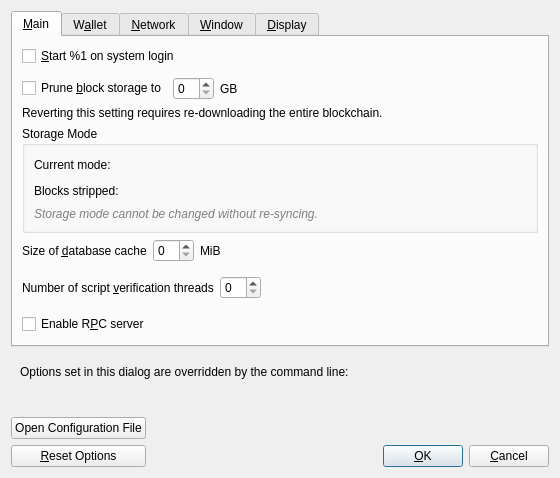
<?xml version="1.0" encoding="UTF-8"?>
<ui version="4.0">
 <class>OptionsDialog</class>
 <widget class="QDialog" name="OptionsDialog">
  <property name="geometry">
   <rect>
    <x>0</x>
    <y>0</y>
    <width>560</width>
    <height>440</height>
   </rect>
  </property>
  <property name="windowTitle">
   <string>Options</string>
  </property>
  <property name="modal">
   <bool>true</bool>
  </property>
  <layout class="QVBoxLayout" name="verticalLayout">
   <item>
    <widget class="QTabWidget" name="tabWidget">
     <property name="currentIndex">
      <number>0</number>
     </property>
     <widget class="QWidget" name="tabMain">
      <attribute name="title">
       <string>&amp;Main</string>
      </attribute>
      <layout class="QVBoxLayout" name="verticalLayout_Main">
       <item>
        <widget class="QCheckBox" name="bitcoinAtStartup">
         <property name="toolTip">
          <string>Automatically start %1 after logging in to the system.</string>
         </property>
         <property name="text">
          <string>&amp;Start %1 on system login</string>
         </property>
        </widget>
       </item>
       <item>
        <spacer name="horizontalSpacer_0_Main">
         <property name="orientation">
          <enum>Qt::Horizontal</enum>
         </property>
         <property name="sizeHint" stdset="0">
          <size>
           <width>40</width>
           <height>5</height>
          </size>
         </property>
        </spacer>
       </item>
       <item>
        <layout class="QHBoxLayout" name="horizontalLayout_Main_Prune">
         <item>
          <widget class="QCheckBox" name="prune">
           <property name="toolTip">
            <string>Enabling pruning significantly reduces the disk space required to store transactions. All blocks are still fully validated. Reverting this setting requires re-downloading the entire blockchain.</string>
           </property>
           <property name="text">
            <string>Prune &amp;block storage to</string>
           </property>
          </widget>
         </item>
         <item>
          <widget class="QSpinBox" name="pruneSize"/>
         </item>
         <item>
          <widget class="QLabel" name="pruneSizeUnitLabel">
           <property name="text">
            <string>GB</string>
           </property>
           <property name="textFormat">
            <enum>Qt::PlainText</enum>
           </property>
          </widget>
         </item>
         <item>
          <spacer name="horizontalSpacer_Main_Prune">
           <property name="orientation">
            <enum>Qt::Horizontal</enum>
           </property>
           <property name="sizeHint" stdset="0">
            <size>
             <width>40</width>
             <height>20</height>
            </size>
           </property>
          </spacer>
         </item>
        </layout>
       </item>
       <item>
        <widget class="QLabel" name="pruneWarning">
         <property name="text">
          <string>Reverting this setting requires re-downloading the entire blockchain.</string>
         </property>
         <property name="textFormat">
          <enum>Qt::PlainText</enum>
         </property>
        </widget>
       </item>
       <item>
        <widget class="QGroupBox" name="groupBoxHaze">
         <property name="title">
          <string>Storage Mode</string>
         </property>
         <layout class="QVBoxLayout" name="verticalLayout_Haze">
          <item>
           <layout class="QHBoxLayout" name="horizontalLayout_Haze_Mode">
            <item>
             <widget class="QLabel" name="hazeModeLabel">
              <property name="text">
               <string>Current mode:</string>
              </property>
              <property name="textFormat">
               <enum>Qt::PlainText</enum>
              </property>
             </widget>
            </item>
            <item>
             <widget class="QLabel" name="hazeModeValue">
              <property name="text">
               <string/>
              </property>
              <property name="textFormat">
               <enum>Qt::PlainText</enum>
              </property>
              <property name="font">
               <font>
                <weight>75</weight>
                <bold>true</bold>
               </font>
              </property>
             </widget>
            </item>
            <item>
             <spacer name="horizontalSpacer_Haze_Mode">
              <property name="orientation">
               <enum>Qt::Horizontal</enum>
              </property>
              <property name="sizeHint" stdset="0">
               <size>
                <width>40</width>
                <height>20</height>
               </size>
              </property>
             </spacer>
            </item>
           </layout>
          </item>
          <item>
           <layout class="QHBoxLayout" name="horizontalLayout_Haze_Stats">
            <item>
             <widget class="QLabel" name="hazeStatsLabel">
              <property name="text">
               <string>Blocks stripped:</string>
              </property>
              <property name="textFormat">
               <enum>Qt::PlainText</enum>
              </property>
             </widget>
            </item>
            <item>
             <widget class="QLabel" name="hazeStatsValue">
              <property name="text">
               <string/>
              </property>
              <property name="textFormat">
               <enum>Qt::PlainText</enum>
              </property>
             </widget>
            </item>
            <item>
             <spacer name="horizontalSpacer_Haze_Stats">
              <property name="orientation">
               <enum>Qt::Horizontal</enum>
              </property>
              <property name="sizeHint" stdset="0">
               <size>
                <width>40</width>
                <height>20</height>
               </size>
              </property>
             </spacer>
            </item>
           </layout>
          </item>
          <item>
           <widget class="QLabel" name="hazeInfoLabel">
            <property name="text">
             <string>Storage mode cannot be changed without re-syncing.</string>
            </property>
            <property name="textFormat">
             <enum>Qt::PlainText</enum>
            </property>
            <property name="styleSheet">
             <string notr="true">QLabel { color: gray; font-style: italic; }</string>
            </property>
           </widget>
          </item>
         </layout>
        </widget>
       </item>
       <item>
        <layout class="QHBoxLayout" name="horizontalLayout_2_Main">
         <item>
          <widget class="QLabel" name="databaseCacheLabel">
           <property name="toolTip">
            <string extracomment="Tooltip text for Options window setting that sets the size of the database cache. Explains the corresponding effects of increasing/decreasing this value.">Maximum database cache size. Make sure you have enough RAM. A larger cache can contribute to faster sync, after which the benefit is less pronounced for most use cases. Lowering the cache size will reduce memory usage. Unused mempool memory is shared for this cache.</string>
           </property>
           <property name="text">
            <string>Size of &amp;database cache</string>
           </property>
           <property name="textFormat">
            <enum>Qt::PlainText</enum>
           </property>
           <property name="buddy">
            <cstring>databaseCache</cstring>
           </property>
          </widget>
         </item>
         <item>
          <widget class="QSpinBox" name="databaseCache"/>
         </item>
         <item>
          <widget class="QLabel" name="databaseCacheUnitLabel">
           <property name="text">
            <string>MiB</string>
           </property>
           <property name="textFormat">
            <enum>Qt::PlainText</enum>
           </property>
          </widget>
         </item>
         <item>
          <spacer name="horizontalSpacer_2_Main">
           <property name="orientation">
            <enum>Qt::Horizontal</enum>
           </property>
           <property name="sizeHint" stdset="0">
            <size>
             <width>40</width>
             <height>20</height>
            </size>
           </property>
          </spacer>
         </item>
        </layout>
       </item>
       <item>
        <layout class="QHBoxLayout" name="horizontalLayout_Main_VerifyLabel">
         <item>
          <widget class="QLabel" name="threadsScriptVerifLabel">
           <property name="toolTip">
            <string extracomment="Tooltip text for Options window setting that sets the number of script verification threads. Explains that negative values mean to leave these many cores free to the system.">Set the number of script verification threads. Negative values correspond to the number of cores you want to leave free to the system.</string>
           </property>
           <property name="text">
            <string>Number of script &amp;verification threads</string>
           </property>
           <property name="textFormat">
            <enum>Qt::PlainText</enum>
           </property>
           <property name="buddy">
            <cstring>threadsScriptVerif</cstring>
           </property>
          </widget>
         </item>
         <item>
          <widget class="QSpinBox" name="threadsScriptVerif">
           <property name="toolTip">
            <string>(0 = auto, &lt;0 = leave that many cores free)</string>
           </property>
          </widget>
         </item>
         <item>
          <spacer name="horizontalSpacer_Main_Threads">
           <property name="orientation">
            <enum>Qt::Horizontal</enum>
           </property>
           <property name="sizeHint" stdset="0">
            <size>
             <width>40</width>
             <height>40</height>
            </size>
           </property>
          </spacer>
         </item>
        </layout>
       </item>
       <item>
        <widget class="QCheckBox" name="enableServer">
         <property name="toolTip">
          <string extracomment="Tooltip text for Options window setting that enables the RPC server.">This allows you or a third party tool to communicate with the node through command-line and JSON-RPC commands.</string>
         </property>
         <property name="text">
          <string extracomment="An Options window setting to enable the RPC server.">Enable R&amp;PC server</string>
         </property>
        </widget>
       </item>
       <item>
        <spacer name="verticalSpacer_Main">
         <property name="orientation">
          <enum>Qt::Vertical</enum>
         </property>
         <property name="sizeHint" stdset="0">
          <size>
           <width>20</width>
           <height>40</height>
          </size>
         </property>
        </spacer>
       </item>
      </layout>
     </widget>
     <widget class="QWidget" name="tabWallet">
      <attribute name="title">
       <string>W&amp;allet</string>
      </attribute>
      <layout class="QVBoxLayout" name="verticalLayout_Wallet">
       <item>
        <widget class="QCheckBox" name="subFeeFromAmount">
         <property name="toolTip">
          <string extracomment="Tooltip text for Options window setting that sets subtracting the fee from a sending amount as default.">Whether to set subtract fee from amount as default or not.</string>
         </property>
         <property name="text">
          <string extracomment="An Options window setting to set subtracting the fee from a sending amount as default.">Subtract &amp;fee from amount by default</string>
         </property>
        </widget>
       </item>
       <item>
        <widget class="QGroupBox" name="groupBox">
         <property name="title">
          <string>Expert</string>
         </property>
         <layout class="QVBoxLayout" name="verticalLayout_2">
          <item>
           <widget class="QCheckBox" name="coinControlFeatures">
            <property name="toolTip">
             <string>Whether to show coin control features or not.</string>
            </property>
            <property name="text">
             <string>Enable coin &amp;control features</string>
            </property>
           </widget>
          </item>
          <item>
           <widget class="QCheckBox" name="spendZeroConfChange">
            <property name="toolTip">
             <string>If you disable the spending of unconfirmed change, the change from a transaction cannot be used until that transaction has at least one confirmation. This also affects how your balance is computed.</string>
            </property>
            <property name="text">
             <string>&amp;Spend unconfirmed change</string>
            </property>
           </widget>
          </item>
          <item>
           <widget class="QCheckBox" name="m_enable_psbt_controls">
            <property name="text">
             <string extracomment="An options window setting to enable PSBT controls.">Enable &amp;PSBT controls</string>
            </property>
            <property name="toolTip">
             <string extracomment="Tooltip text for options window setting that enables PSBT controls.">Whether to show PSBT controls.</string>
            </property>
           </widget>
          </item>
         </layout>
        </widget>
       </item>
       <item>
        <widget class="QGroupBox" name="groupBoxHww">
         <property name="title">
          <string>External Signer (e.g. hardware wallet)</string>
         </property>
         <layout class="QVBoxLayout" name="verticalLayoutHww">
          <item>
           <layout class="QHBoxLayout" name="horizontalLayoutHww">
            <item>
             <widget class="QLabel" name="externalSignerPathLabel">
              <property name="text">
               <string>&amp;External signer script path</string>
              </property>
              <property name="buddy">
               <cstring>externalSignerPath</cstring>
              </property>
             </widget>
            </item>
            <item>
             <widget class="QLineEdit" name="externalSignerPath">
              <property name="toolTip">
               <string>Full path to a %1 compatible script (e.g. C:\Downloads\hwi.exe or /Users/you/Downloads/hwi.py). Beware: malware can steal your coins!</string>
              </property>
             </widget>
            </item>
           </layout>
          </item>
         </layout>
        </widget>
       </item>
       <item>
        <spacer name="verticalSpacer_Wallet">
         <property name="orientation">
          <enum>Qt::Vertical</enum>
         </property>
         <property name="sizeHint" stdset="0">
          <size>
           <width>20</width>
           <height>40</height>
          </size>
         </property>
        </spacer>
       </item>
      </layout>
     </widget>
     <widget class="QWidget" name="tabNetwork">
      <attribute name="title">
       <string>&amp;Network</string>
      </attribute>
      <layout class="QVBoxLayout" name="verticalLayout_Network">
       <item>
        <widget class="QCheckBox" name="mapPortNatpmp">
         <property name="toolTip">
          <string>Automatically open the Bitcoin client port on the router. This only works when your router supports PCP or NAT-PMP and it is enabled. The external port could be random.</string>
         </property>
         <property name="text">
          <string>Map port using PCP or NA&amp;T-PMP</string>
         </property>
        </widget>
       </item>
       <item>
        <widget class="QCheckBox" name="allowIncoming">
         <property name="toolTip">
          <string>Accept connections from outside.</string>
         </property>
         <property name="text">
          <string>Allow incomin&amp;g connections</string>
         </property>
        </widget>
       </item>
       <item>
        <widget class="QCheckBox" name="connectSocks">
         <property name="toolTip">
          <string>Connect to the Bitcoin network through a SOCKS5 proxy.</string>
         </property>
         <property name="text">
          <string>&amp;Connect through SOCKS5 proxy (default proxy):</string>
         </property>
        </widget>
       </item>
       <item>
        <layout class="QHBoxLayout" name="horizontalLayout_1_Network">
         <item>
          <widget class="QLabel" name="proxyIpLabel">
           <property name="text">
            <string>Proxy &amp;IP:</string>
           </property>
           <property name="textFormat">
            <enum>Qt::PlainText</enum>
           </property>
           <property name="buddy">
            <cstring>proxyIp</cstring>
           </property>
          </widget>
         </item>
         <item>
          <widget class="QValidatedLineEdit" name="proxyIp">
           <property name="minimumSize">
            <size>
             <width>140</width>
             <height>0</height>
            </size>
           </property>
           <property name="maximumSize">
            <size>
             <width>140</width>
             <height>16777215</height>
            </size>
           </property>
           <property name="toolTip">
            <string>IP address of the proxy (e.g. IPv4: 127.0.0.1 / IPv6: ::1)</string>
           </property>
          </widget>
         </item>
         <item>
          <widget class="QLabel" name="proxyPortLabel">
           <property name="text">
            <string>&amp;Port:</string>
           </property>
           <property name="textFormat">
            <enum>Qt::PlainText</enum>
           </property>
           <property name="buddy">
            <cstring>proxyPort</cstring>
           </property>
          </widget>
         </item>
         <item>
          <widget class="QLineEdit" name="proxyPort">
           <property name="minimumSize">
            <size>
             <width>55</width>
             <height>0</height>
            </size>
           </property>
           <property name="maximumSize">
            <size>
             <width>55</width>
             <height>16777215</height>
            </size>
           </property>
           <property name="toolTip">
            <string>Port of the proxy (e.g. 9050)</string>
           </property>
          </widget>
         </item>
         <item>
          <spacer name="horizontalSpacer_1_Network">
           <property name="orientation">
            <enum>Qt::Horizontal</enum>
           </property>
           <property name="sizeHint" stdset="0">
            <size>
             <width>40</width>
             <height>20</height>
            </size>
           </property>
          </spacer>
         </item>
        </layout>
       </item>
       <item>
        <layout class="QHBoxLayout" name="horizontalLayout_2_Network">
         <item>
          <widget class="QLabel" name="proxyActiveNets">
           <property name="text">
            <string>Used for reaching peers via:</string>
           </property>
           <property name="textFormat">
            <enum>Qt::PlainText</enum>
           </property>
          </widget>
         </item>
         <item>
          <widget class="QCheckBox" name="proxyReachIPv4">
           <property name="enabled">
            <bool>false</bool>
           </property>
           <property name="toolTip">
            <string>Shows if the supplied default SOCKS5 proxy is used to reach peers via this network type.</string>
           </property>
           <property name="text">
            <string/>
           </property>
          </widget>
         </item>
         <item>
          <widget class="QLabel" name="proxyReachIPv4Label">
           <property name="text">
            <string>IPv4</string>
           </property>
           <property name="textFormat">
            <enum>Qt::PlainText</enum>
           </property>
          </widget>
         </item>
         <item>
          <widget class="QCheckBox" name="proxyReachIPv6">
           <property name="enabled">
            <bool>false</bool>
           </property>
           <property name="toolTip">
            <string>Shows if the supplied default SOCKS5 proxy is used to reach peers via this network type.</string>
           </property>
           <property name="text">
            <string/>
           </property>
          </widget>
         </item>
         <item>
          <widget class="QLabel" name="proxyReachIPv6Label">
           <property name="text">
            <string>IPv6</string>
           </property>
           <property name="textFormat">
            <enum>Qt::PlainText</enum>
           </property>
          </widget>
         </item>
         <item>
          <widget class="QCheckBox" name="proxyReachTor">
           <property name="enabled">
            <bool>false</bool>
           </property>
           <property name="toolTip">
            <string>Shows if the supplied default SOCKS5 proxy is used to reach peers via this network type.</string>
           </property>
           <property name="text">
            <string/>
           </property>
          </widget>
         </item>
         <item>
          <widget class="QLabel" name="proxyReachTorLabel">
           <property name="text">
            <string>Tor</string>
           </property>
           <property name="textFormat">
            <enum>Qt::PlainText</enum>
           </property>
          </widget>
         </item>
         <item>
          <spacer name="horizontalSpacer_2_Network">
           <property name="orientation">
            <enum>Qt::Horizontal</enum>
           </property>
           <property name="sizeHint" stdset="0">
            <size>
             <width>40</width>
             <height>20</height>
            </size>
           </property>
          </spacer>
         </item>
        </layout>
       </item>
       <item>
        <widget class="QCheckBox" name="connectSocksTor">
         <property name="toolTip">
          <string>Connect to the Bitcoin network through a separate SOCKS5 proxy for Tor onion services.</string>
         </property>
         <property name="text">
          <string>Use separate SOCKS&amp;5 proxy to reach peers via Tor onion services:</string>
         </property>
        </widget>
       </item>
       <item>
        <layout class="QHBoxLayout" name="horizontalLayout_3_Network">
         <item>
          <widget class="QLabel" name="proxyIpTorLabel">
           <property name="text">
            <string>Proxy &amp;IP:</string>
           </property>
           <property name="textFormat">
            <enum>Qt::PlainText</enum>
           </property>
           <property name="buddy">
            <cstring>proxyIpTor</cstring>
           </property>
          </widget>
         </item>
         <item>
          <widget class="QValidatedLineEdit" name="proxyIpTor">
           <property name="minimumSize">
            <size>
             <width>140</width>
             <height>0</height>
            </size>
           </property>
           <property name="maximumSize">
            <size>
             <width>140</width>
             <height>16777215</height>
            </size>
           </property>
           <property name="toolTip">
            <string>IP address of the proxy (e.g. IPv4: 127.0.0.1 / IPv6: ::1)</string>
           </property>
          </widget>
         </item>
         <item>
          <widget class="QLabel" name="proxyPortTorLabel">
           <property name="text">
            <string>&amp;Port:</string>
           </property>
           <property name="textFormat">
            <enum>Qt::PlainText</enum>
           </property>
           <property name="buddy">
            <cstring>proxyPortTor</cstring>
           </property>
          </widget>
         </item>
         <item>
          <widget class="QLineEdit" name="proxyPortTor">
           <property name="minimumSize">
            <size>
             <width>55</width>
             <height>0</height>
            </size>
           </property>
           <property name="maximumSize">
            <size>
             <width>55</width>
             <height>16777215</height>
            </size>
           </property>
           <property name="toolTip">
            <string>Port of the proxy (e.g. 9050)</string>
           </property>
          </widget>
         </item>
         <item>
          <spacer name="horizontalSpacer_4_Network">
           <property name="orientation">
            <enum>Qt::Horizontal</enum>
           </property>
           <property name="sizeHint" stdset="0">
            <size>
             <width>40</width>
             <height>20</height>
            </size>
           </property>
          </spacer>
         </item>
        </layout>
       </item>
       <item>
        <spacer name="verticalSpacer_Network">
         <property name="orientation">
          <enum>Qt::Vertical</enum>
         </property>
         <property name="sizeHint" stdset="0">
          <size>
           <width>20</width>
           <height>40</height>
          </size>
         </property>
        </spacer>
       </item>
      </layout>
     </widget>
     <widget class="QWidget" name="tabWindow">
      <attribute name="title">
       <string>&amp;Window</string>
      </attribute>
      <layout class="QVBoxLayout" name="verticalLayout_Window">
       <item>
        <widget class="QCheckBox" name="showTrayIcon">
         <property name="toolTip">
          <string>Show the icon in the system tray.</string>
         </property>
         <property name="text">
          <string>&amp;Show tray icon</string>
         </property>
         <property name="checked">
          <bool>true</bool>
         </property>
        </widget>
       </item>
       <item>
        <widget class="QCheckBox" name="minimizeToTray">
         <property name="toolTip">
          <string>Show only a tray icon after minimizing the window.</string>
         </property>
         <property name="text">
          <string>&amp;Minimize to the tray instead of the taskbar</string>
         </property>
        </widget>
       </item>
       <item>
        <widget class="QCheckBox" name="minimizeOnClose">
         <property name="toolTip">
          <string>Minimize instead of exit the application when the window is closed. When this option is enabled, the application will be closed only after selecting Exit in the menu.</string>
         </property>
         <property name="text">
          <string>M&amp;inimize on close</string>
         </property>
        </widget>
       </item>
       <item>
        <spacer name="verticalSpacer_Window">
         <property name="orientation">
          <enum>Qt::Vertical</enum>
         </property>
         <property name="sizeHint" stdset="0">
          <size>
           <width>20</width>
           <height>40</height>
          </size>
         </property>
        </spacer>
       </item>
      </layout>
     </widget>
     <widget class="QWidget" name="tabDisplay">
      <attribute name="title">
       <string>&amp;Display</string>
      </attribute>
      <layout class="QVBoxLayout" name="verticalLayout_Display">
       <item>
        <layout class="QHBoxLayout" name="horizontalLayout_1_Display">
         <item>
          <widget class="QLabel" name="langLabel">
           <property name="text">
            <string>User Interface &amp;language:</string>
           </property>
           <property name="textFormat">
            <enum>Qt::PlainText</enum>
           </property>
           <property name="buddy">
            <cstring>lang</cstring>
           </property>
          </widget>
         </item>
         <item>
          <widget class="QValueComboBox" name="lang">
           <property name="toolTip">
            <string>The user interface language can be set here. This setting will take effect after restarting %1.</string>
           </property>
          </widget>
         </item>
        </layout>
       </item>
       <item>
        <layout class="QHBoxLayout" name="horizontalLayout_2_Display">
         <item>
          <widget class="QLabel" name="unitLabel">
           <property name="text">
            <string>&amp;Unit to show amounts in:</string>
           </property>
           <property name="textFormat">
            <enum>Qt::PlainText</enum>
           </property>
           <property name="buddy">
            <cstring>unit</cstring>
           </property>
          </widget>
         </item>
         <item>
          <widget class="QValueComboBox" name="unit">
           <property name="toolTip">
            <string>Choose the default subdivision unit to show in the interface and when sending coins.</string>
           </property>
          </widget>
         </item>
        </layout>
       </item>
       <item>
        <layout class="QHBoxLayout" name="horizontalLayout_3_Display">
         <item>
          <widget class="QLabel" name="thirdPartyTxUrlsLabel">
           <property name="toolTip">
            <string>Third-party URLs (e.g. a block explorer) that appear in the transactions tab as context menu items. %s in the URL is replaced by transaction hash. Multiple URLs are separated by vertical bar |.</string>
           </property>
           <property name="text">
            <string>&amp;Third-party transaction URLs</string>
           </property>
           <property name="buddy">
            <cstring>thirdPartyTxUrls</cstring>
           </property>
          </widget>
         </item>
         <item>
          <widget class="QLineEdit" name="thirdPartyTxUrls">
           <property name="toolTip">
            <string>Third-party URLs (e.g. a block explorer) that appear in the transactions tab as context menu items. %s in the URL is replaced by transaction hash. Multiple URLs are separated by vertical bar |.</string>
           </property>
           <property name="placeholderText">
            <string notr="true">https://example.com/tx/%s</string>
           </property>
          </widget>
         </item>
        </layout>
       </item>
       <item>
        <layout class="QHBoxLayout" name="horizontalLayout_4_Display">
         <item>
          <widget class="QLabel" name="moneyFontLabel">
           <property name="text">
            <string>Font in the Overview tab: </string>
           </property>
           <property name="buddy">
            <cstring>moneyFont</cstring>
           </property>
          </widget>
         </item>
         <item>
          <widget class="QComboBox" name="moneyFont"/>
         </item>
         <item>
          <widget class="QLabel" name="moneyFont_preview">
           <property name="text">
            <string notr="true">111.11111111 BTC
909.09090909 BTC</string>
           </property>
          </widget>
         </item>
        </layout>
       </item>
       <item>
        <spacer name="verticalSpacer_Display">
         <property name="orientation">
          <enum>Qt::Vertical</enum>
         </property>
         <property name="sizeHint" stdset="0">
          <size>
           <width>20</width>
           <height>40</height>
          </size>
         </property>
        </spacer>
       </item>
      </layout>
     </widget>
    </widget>
   </item>
   <item>
    <widget class="QFrame" name="frame">
     <layout class="QVBoxLayout" name="verticalLayout_Bottom">
      <item>
       <layout class="QHBoxLayout" name="horizontalLayout_Bottom">
        <item>
         <widget class="QLabel" name="overriddenByCommandLineInfoLabel">
          <property name="text">
           <string>Options set in this dialog are overridden by the command line:</string>
          </property>
          <property name="textFormat">
           <enum>Qt::PlainText</enum>
          </property>
         </widget>
        </item>
        <item>
         <spacer name="horizontalSpacer_Bottom">
          <property name="orientation">
           <enum>Qt::Horizontal</enum>
          </property>
          <property name="sizeHint" stdset="0">
           <size>
            <width>40</width>
            <height>20</height>
           </size>
          </property>
         </spacer>
        </item>
       </layout>
      </item>
      <item>
       <widget class="QLabel" name="overriddenByCommandLineLabel">
        <property name="text">
         <string/>
        </property>
        <property name="textFormat">
         <enum>Qt::PlainText</enum>
        </property>
        <property name="wordWrap">
         <bool>true</bool>
        </property>
       </widget>
      </item>
     </layout>
    </widget>
   </item>
   <item>
    <layout class="QHBoxLayout" name="horizontalLayout_Buttons">
     <item>
      <layout class="QVBoxLayout" name="verticalLayout_Buttons">
       <item>
        <widget class="QPushButton" name="openBitcoinConfButton">
         <property name="toolTip">
          <string>Open the %1 configuration file from the working directory.</string>
         </property>
         <property name="text">
          <string>Open Configuration File</string>
         </property>
         <property name="autoDefault">
          <bool>false</bool>
         </property>
        </widget>
       </item>
       <item>
        <widget class="QPushButton" name="resetButton">
         <property name="toolTip">
          <string>Reset all client options to default.</string>
         </property>
         <property name="text">
          <string>&amp;Reset Options</string>
         </property>
         <property name="autoDefault">
          <bool>false</bool>
         </property>
        </widget>
       </item>
      </layout>
     </item>
     <item>
      <spacer name="horizontalSpacer_1">
       <property name="orientation">
        <enum>Qt::Horizontal</enum>
       </property>
       <property name="sizeHint" stdset="0">
        <size>
         <width>40</width>
         <height>48</height>
        </size>
       </property>
      </spacer>
     </item>
     <item>
      <widget class="QLabel" name="statusLabel">
       <property name="minimumSize">
        <size>
         <width>200</width>
         <height>0</height>
        </size>
       </property>
       <property name="font">
        <font>
         <weight>75</weight>
         <bold>true</bold>
        </font>
       </property>
       <property name="text">
        <string/>
       </property>
       <property name="textFormat">
        <enum>Qt::PlainText</enum>
       </property>
       <property name="wordWrap">
        <bool>true</bool>
       </property>
      </widget>
     </item>
     <item>
      <spacer name="horizontalSpacer_2">
       <property name="orientation">
        <enum>Qt::Horizontal</enum>
       </property>
       <property name="sizeHint" stdset="0">
        <size>
         <width>40</width>
         <height>48</height>
        </size>
       </property>
      </spacer>
     </item>
     <item>
      <layout class="QVBoxLayout" name="verticalLayout_4">
       <item>
        <spacer name="verticalSpacer">
         <property name="orientation">
          <enum>Qt::Vertical</enum>
         </property>
         <property name="sizeHint" stdset="0">
          <size>
           <width>20</width>
           <height>40</height>
          </size>
         </property>
        </spacer>
       </item>
       <item>
        <layout class="QHBoxLayout" name="horizontalLayout">
         <item>
          <widget class="QPushButton" name="okButton">
           <property name="text">
            <string>&amp;OK</string>
           </property>
           <property name="autoDefault">
            <bool>false</bool>
           </property>
           <property name="default">
            <bool>true</bool>
           </property>
          </widget>
         </item>
         <item>
          <widget class="QPushButton" name="cancelButton">
           <property name="text">
            <string>&amp;Cancel</string>
           </property>
           <property name="autoDefault">
            <bool>false</bool>
           </property>
          </widget>
         </item>
        </layout>
       </item>
      </layout>
     </item>
    </layout>
   </item>
  </layout>
 </widget>
 <customwidgets>
  <customwidget>
   <class>QValidatedLineEdit</class>
   <extends>QLineEdit</extends>
   <header>qt/qvalidatedlineedit.h</header>
  </customwidget>
  <customwidget>
   <class>QValueComboBox</class>
   <extends>QComboBox</extends>
   <header>qt/qvaluecombobox.h</header>
  </customwidget>
 </customwidgets>
 <resources/>
 <connections/>
</ui>
